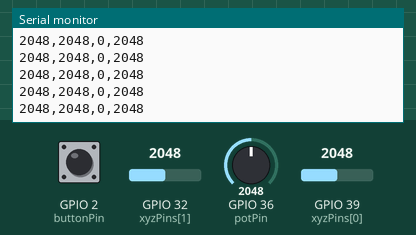
Recording of a sketch running on a simulated ESP32. On the bench: the last lines printed to the serial monitor. Inputs (shaded band) come from the test bench; at power-on: GPIO 32 (xyzPins[1]) = 2048, GPIO 36 (potPin) = 2048, GPIO 39 (xyzPins[0]) = 2048, GPIO 2 (buttonPin) HIGH.

Above: at 1.2 s.
1.3 s: GPIO 32 (xyzPins[1]) set to 2866
At 1.31 s:
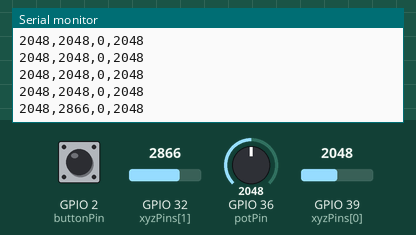
2.8 s: GPIO 36 (potPin) set to 2866
At 2.82 s:
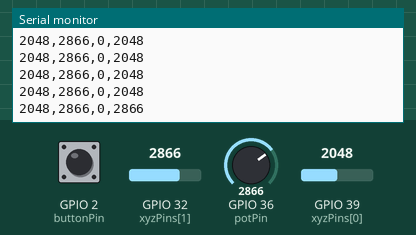
4.3 s: GPIO 39 (xyzPins[0]) set to 2866
At 4.33 s:
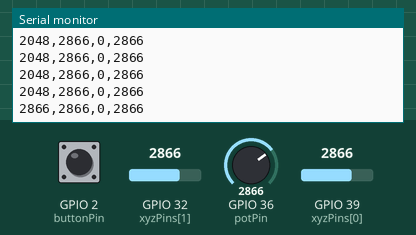
5.8 s: GPIO 2 (buttonPin) pulled LOW for 0.15 s
At 5.83 s:
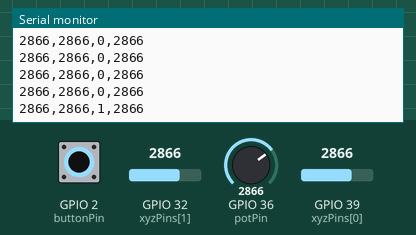
7.4 s: GPIO 32 (xyzPins[1]) set to 3603
At 7.44 s:
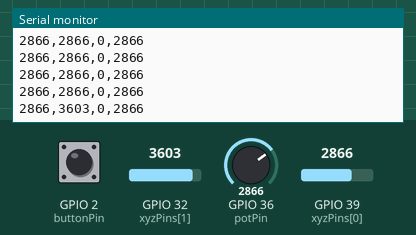
8.9 s: GPIO 2 (buttonPin) pulled LOW for 1 s
At 8.95 s:
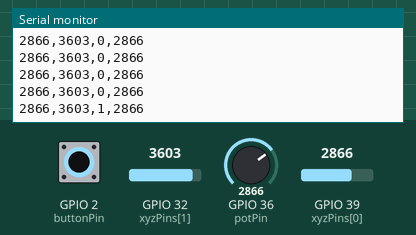
Timing chart, 0 to 11.9 s (numbered marks = the images above; inputs shaded):
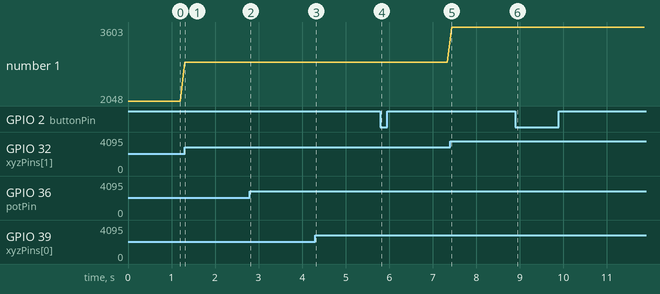

The sketch:

Ripple.ino
```cpp
int xyzPins[] = {39, 32, 33};
int buttonPin = 2;
int potPin = 36;

void setup() {
  Serial.begin(9600);

  pinMode(xyzPins[2], INPUT_PULLUP);
  pinMode(buttonPin, INPUT_PULLUP);
}

void loop() {
  // Read the joystick, button, and potentiometer
  int xVal = analogRead(xyzPins[0]);
  int yVal = analogRead(xyzPins[1]);
  int buttonVal = digitalRead(buttonPin);
  int potVal = analogRead(potPin);

  // The button reads LOW when pressed
  int pressed = (buttonVal == LOW) ? 1 : 0;

  // Send the values to the browser
  Serial.printf("%d,%d,%d,%d", xVal, yVal, pressed, potVal);
  Serial.println();

  delay(100);
}
```

Measured:
- after the input at 1.3 s, the serial monitor: prints a new line at once (image 1)
- after the input at 2.8 s, the serial monitor: prints a new line at once (image 2)
- after the input at 4.3 s, the serial monitor: prints a new line at once (image 3)
- after the input at 5.8 s, the serial monitor: prints a new line at once (image 4)
- after the input at 7.4 s, the serial monitor: prints a new line at once (image 5)
- after the input at 8.9 s, the serial monitor: prints a new line at once (image 6)
- plotted number 1: 2048 → 2866 after the input at 1.3 s, 2866 → 3603 after the input at 7.4 s
